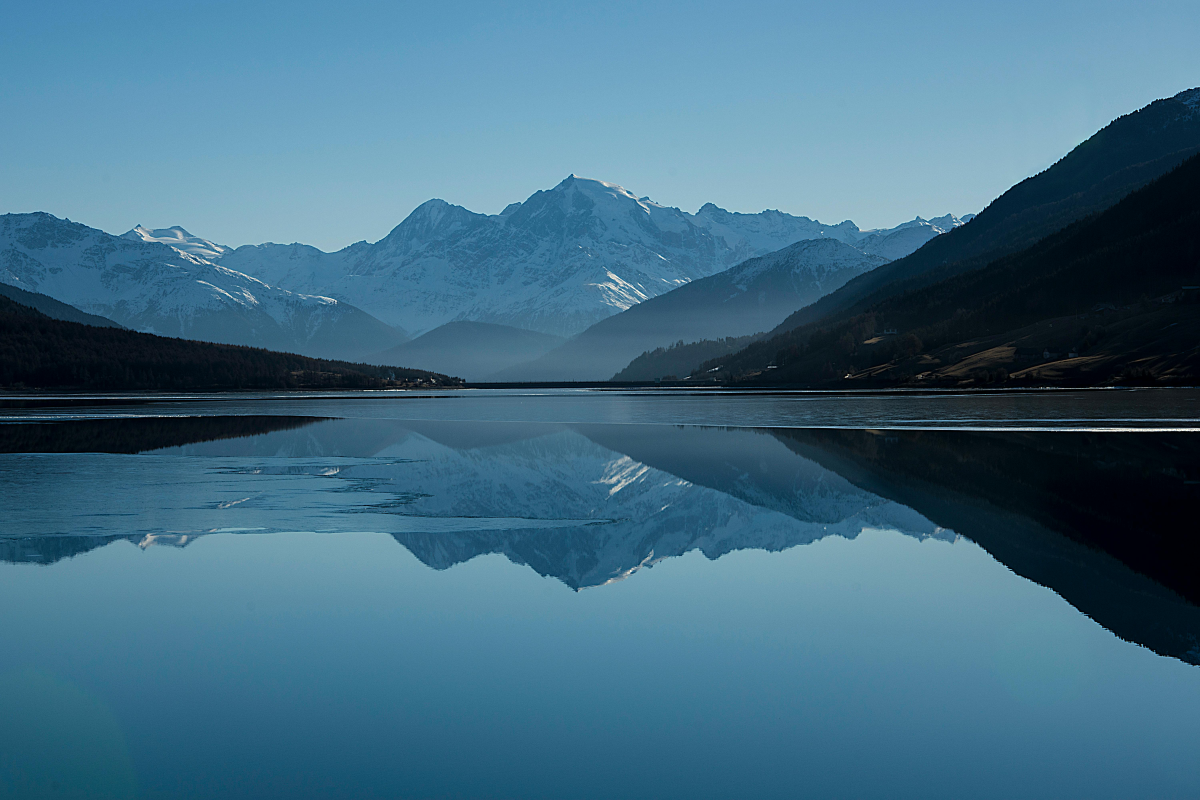
#> input picture data/image.jpg, 6000 x 4000 px, found by its file name (shown at 1/5 size)
$ python color_extractor.py
#> lines starting #> are read from the running program, lines starting #| are printed output that depends on the picture
import matplotlib.pyplot as plt
import cv2
from sklearn.cluster import KMeans
import numpy as np

def color_extraction(filename, k):
    img = cv2.imread(f'./static/uploads/{filename}') #BGR
    img = cv2.cvtColor(img, cv2.COLOR_BGR2RGB)
    img = cv2.resize(img, (400, 600))
    X = img.reshape((-1, 3))
    model = KMeans(n_clusters=k)
    model.fit(X)
    centroids = model.cluster_centers_
    colors = np.array(centroids, dtype="uint8")

    return colors

if __name__ == "__main__":
    # prueba de uso

    img =cv2.imread('./data/image.jpg')
#> img is the input picture: shape (4000, 6000, 3); mean B, G, R 131.5, 108.3, 64.9
    print("img.shape:", img.shape) #(4000, 6000, 3)
#| img.shape: (4000, 6000, 3)

    plt.imshow(img)
    plt.show()

    # la imagen se ve mal
    # el problema es que el imread la carga conel formato BGR (en lugar de RGB)

    img = cv2.cvtColor(img, cv2.COLOR_BGR2RGB)
    plt.imshow(img)
    plt.show()

    X = img.reshape((-1, 3)) # el -1 calcula automatamente la dimension restante
    print("X.shape:", X.shape) # son 24M pixel, es mucho. Le voy a cambiar el tamaño a la imagen
#| X.shape: (24000000, 3)

    img = cv2.resize(img, (400, 600))
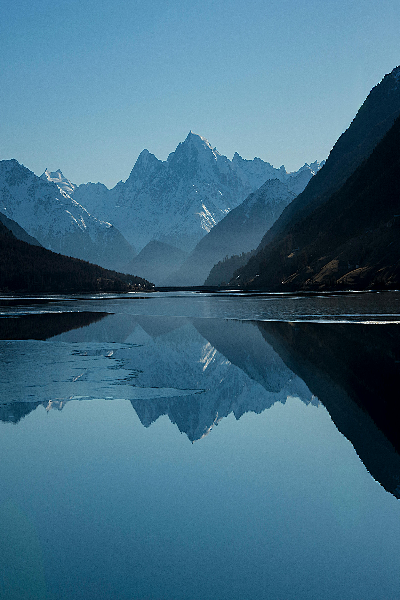
#> img: shape (600, 400, 3); mean R, G, B 64.9, 108.3, 131.5
    X = img.reshape((-1, 3))
    print("X.shape:", X.shape)
#| X.shape: (240000, 3)

    k = 2
    model = KMeans(n_clusters=k)
    model.fit(X)

    centroids = model.cluster_centers_

    print("centroids:", centroids) # matriz de 3 columnas (R, G, B) y 4 filas (porque elegimos k = 4, 4 colores dominantes)
    #                   R           G           B
    #  color 1: [ 72.74659474 126.08128793 154.11340189]
    #  color 2: [  6.54190206  19.84364807  29.13968064]
    #  color 3: [ 42.45817908  92.40691473 119.6461536 ]
    #  color 4: [117.77513745 167.04828276 191.74207783]

    colors = np.array(centroids, dtype="uint8") # redondeo a entero sin signo de 8 bits
    #        R   G   B
    #  C1: [ 72 126 154]
    #  C2: [  6  19  29]
    #  C3: [ 42  92 119]
    #  C4: [117 167 191]
    print("colors:", colors)

    mat = np.zeros((100, 100, 3), dtype='uint8')
    mat[:, :, 0] = 255 # cuadrado rojo
    # mat[:, :, 1] = 255 # cuadrado verde
    # mat[:, :, 2] = 255 # cuadrado azul

    plt.imshow(mat)
    plt.show()
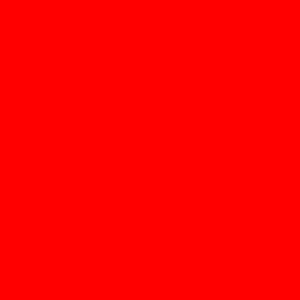
#> shown: shape (100, 100, 3) (shown 3 times larger); mean R, G, B 255, 0, 0

    for i, color in enumerate(colors):
        plt.subplot(1, k, i+1)
        mat = np.zeros((100, 100, 3), dtype='uint8')
        mat[:,:,:] = color
        plt.imshow(mat)
        plt.title(f'RGB({color[0]}, {color[1]}, {color[2]})')
        plt.axis('off')

    plt.show()
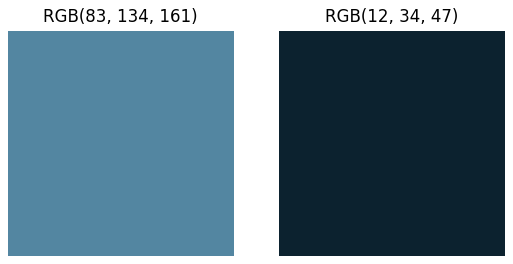
#> figure drawn by matplotlib, 2 panels


    # ----------------------------------------------------------------
    filename = 'test.jpg'
    colors = color_extraction(filename, k)
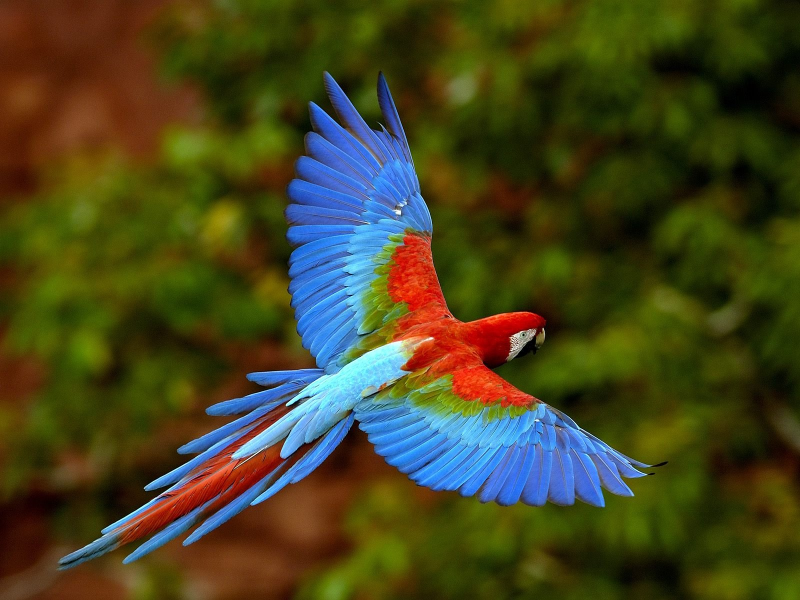
#> input picture data/test.jpg, 1600 x 1200 px, found by its file name (shown at 1/2 size)
#> in color_extraction, img is the input picture: shape (1200, 1600, 3); mean B, G, R 32.2, 67.9, 69.3
#> in color_extraction, `img = cv2.resize(img, (400, 600))`:
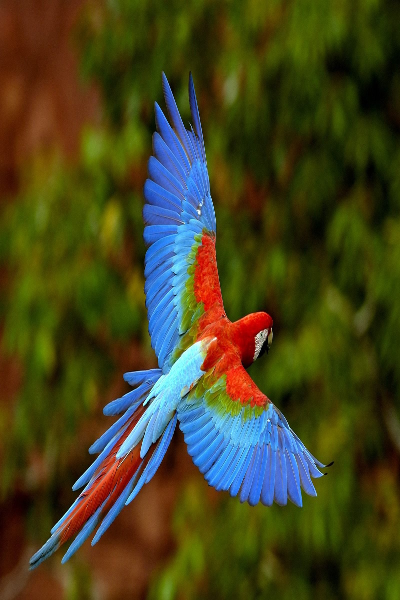
#> img: shape (600, 400, 3); mean R, G, B 69.4, 68, 32.3

    for i, color in enumerate(colors):
        plt.subplot(1, k, i+1)
        mat = np.zeros((100, 100, 3), dtype='uint8')
        mat[:,:,:] = color
        plt.imshow(mat)
        plt.title(f'RGB({color[0]}, {color[1]}, {color[2]})')
        plt.axis('off')

    plt.show()
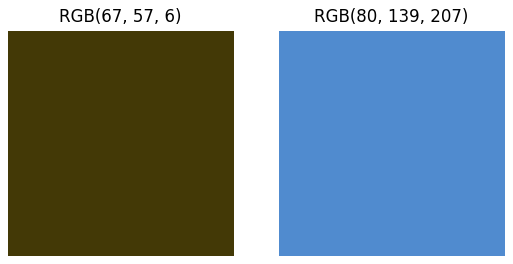
#> figure drawn by matplotlib, 2 panels
